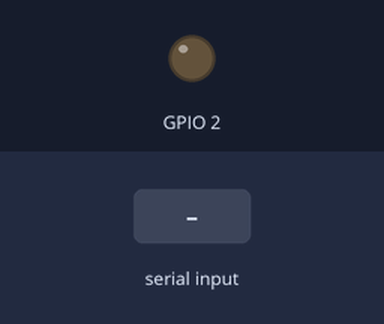
Bench run of a sketch on a simulated ESP8266 (NodeMCU). Shown: output pins drawn as LEDs (lit = HIGH). The test bench sets the inputs (shaded band). WiFi joins after 1.5 s; servers stay silent unless stated; what the sketch prints to the serial monitor is not drawn.

Above: at 2.7 s.
2.8 s: "90,45,200\n" received over Serial
At 3.5 s:
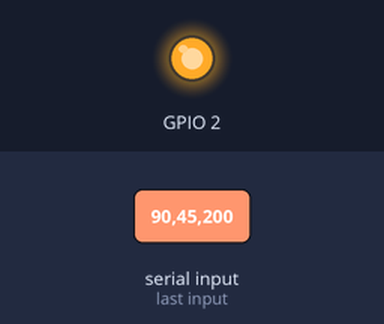
4.3 s: "90,45\n" received over Serial
At 4.6 s:
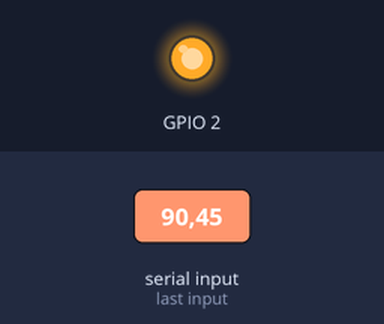
5.8 s: "2\n" received over Serial
At 7.0 s:
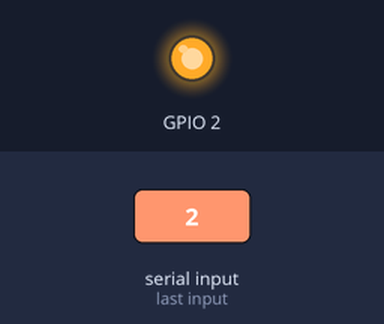
Timing chart, 0 to 8.8 s (numbered marks = the images above; inputs shaded):
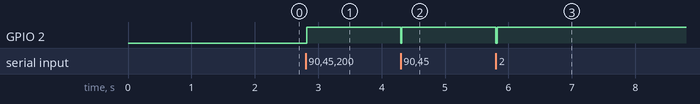

The sketch:

ESP8266_FinalWifi.ino
```cpp
#include <ESP8266WiFi.h>
#include <ESP8266WebServer.h>

// Configure these locally. Never commit actual Wi-Fi credentials.
const char* ssid = "YOUR_WIFI_SSID";
const char* password = "YOUR_WIFI_PASSWORD";

ESP8266WebServer server(80);

float circle = 0;
float idle = 0;
float right_left = 0;
float up_down = 0;
int count = 0;

String getMaxGesture() {
  float maxVal = circle;
  String gesture = "Circle";
  if (idle > maxVal) { maxVal = idle; gesture = "Idle"; }
  if (right_left > maxVal) { maxVal = right_left; gesture = "Right-Left"; }
  if (up_down > maxVal) { maxVal = up_down; gesture = "Up-Down"; }
  return gesture + " (" + String(maxVal) + ")";
}

void handleRoot() {
  String page = R"=====(
  <html>
  <head>
    <title>Gesture Monitor</title>
    <style>
      body { font-family: Arial; text-align:center; margin-top:50px; }
      #gesture { font-size: 48px; color: blue; font-weight: bold; }
      #values { margin-top: 20px; font-size: 22px; }
    </style>
    <script>
      function fetchData() {
        fetch('/data')
          .then(response => response.text())
          .then(text => {
            const parts = text.split(',');
            document.getElementById('gesture').textContent = parts[0];
            document.getElementById('circle').textContent = parts[1];
            document.getElementById('idle').textContent = parts[2];
            document.getElementById('right_left').textContent = parts[3];
            document.getElementById('up_down').textContent = parts[4];
          });
      }
      setInterval(fetchData, 50);
    </script>
  </head>
  <body>
    <h1>Detected Gesture</h1>
    <div id="gesture">Loading...</div>
    <div id="values">
      Circle: <span id="circle">0</span><br>
      Idle: <span id="idle">0</span><br>
      Right-Left: <span id="right_left">0</span><br>
      Up-Down: <span id="up_down">0</span>
    </div>
  </body>
  </html>
  )=====";
  server.send(200, "text/html", page);
}

void handleData() {
  String maxGesture = getMaxGesture();
  String out = maxGesture + "," + String(circle) + "," + String(idle) + "," + String(right_left) + "," + String(up_down);
  server.send(200, "text/plain", out);
}

void setup() {
  Serial.begin(9600);
  pinMode(2, OUTPUT);
  Serial.println("Connecting to WiFi...");
  WiFi.setSleepMode(WIFI_NONE_SLEEP);
  WiFi.begin(ssid, password);
  while (WiFi.status() != WL_CONNECTED) {
    delay(500);
    Serial.print(".");
  }
  Serial.println("\nConnected!");
  Serial.print("ESP IP: ");
  Serial.println(WiFi.localIP());
  server.on("/", handleRoot);
  server.on("/data", handleData);
  server.onNotFound([]() { server.send(404, "text/plain", "Not Found"); });
  server.begin();
  Serial.println("Web server started.");
}

void loop() {
  if (Serial.available()) {
    count++;
    digitalWrite(2, LOW);
    delay(20);
    digitalWrite(2, HIGH);
    String received = Serial.readStringUntil('\n');
    received.trim();
    float value = received.toFloat();
    switch (count) {
      case 2: circle = value; break;
      case 4: idle = value; break;
      case 6: right_left = value; break;
      case 8: up_down = value; break;
    }
    Serial.print("Received: ");
    Serial.println(received);
  }
  if (count >= 8) {
    Serial.println("\nAll data received. Resetting count.\n");
    Serial.print("Circle: "); Serial.println(circle);
    Serial.print("Idle: "); Serial.println(idle);
    Serial.print("Right-Left: "); Serial.println(right_left);
    Serial.print("Up-Down: "); Serial.println(up_down);
    count = 0;
  }
  server.handleClient();
  yield();
}
```

Measured:
- after the input at 2.8 s, GPIO 2: LOW → HIGH at once
- after the input at 4.3 s, GPIO 2: HIGH → LOW at once, → HIGH 0.02 s later
- after the input at 5.8 s, GPIO 2: HIGH → LOW at once, → HIGH 0.02 s later
